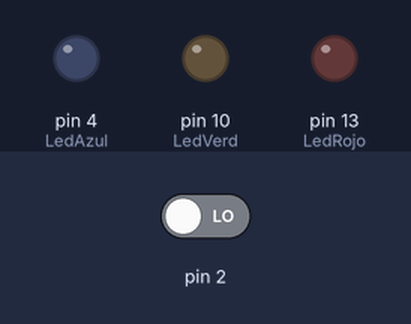
The sketch below on a simulated Arduino Uno, built with avr-gcc and run on an emulated ATmega328P. Shown: output pins drawn as LEDs (lit = HIGH). Inputs (shaded band) come from the test bench; at power-on: pin 2 LOW.

Above: at 1.2 s.
1.3 s: pin 2 driven HIGH
At 1.8 s:
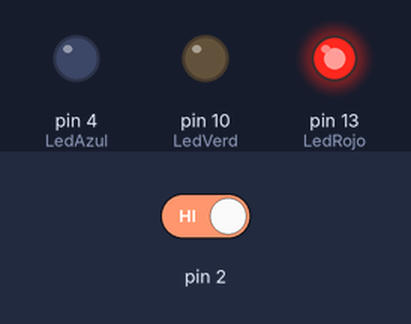
At 6.6 s:
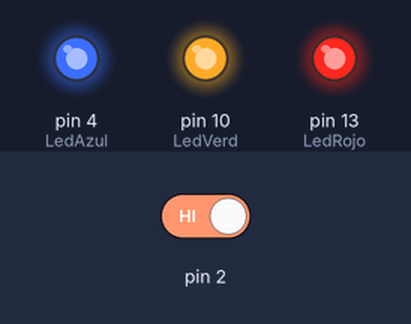
Timing chart, 0 to 10.3 s (numbered marks = the images above; inputs shaded):
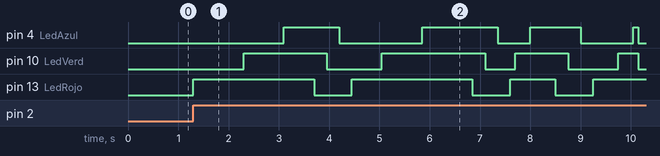

Measured:
- after the input at 1.3 s, pin 4 (LedAzul): LOW → HIGH after 1.8 s, → LOW 1.1 s later, → HIGH 1.7 s later, → LOW 1.5 s later, … (8 changes in this stretch); pin 10 (LedVerd): LOW → HIGH after 1.0 s, → LOW 1.7 s later, → HIGH 1.1 s later, → LOW 2.1 s later, … (8 changes in this stretch)

The sketch:

act1_13_04_22_spd1.ino
```cpp
// Actividad 1 13/04/22 SPD

int Potenc = 0;
int LedRojo = 13;
int LedVerd = 10;
int LedAzul = 4;

void setup()
{
  pinMode(Potenc, INPUT);
  pinMode(LedRojo, OUTPUT);
  pinMode(LedVerd, OUTPUT);
  pinMode(LedAzul, OUTPUT);
}

void loop()
{
  Potenc = digitalRead(2);

  if (Potenc == 1)
  {
    digitalWrite(LedRojo, 1);
    delay(1000);
    digitalWrite(LedVerd, 1);
    delay(800);
    digitalWrite(LedAzul, 1);
    delay(600);
    digitalWrite(LedRojo, 0);
    delay(250);
    digitalWrite(LedVerd, 0);
    delay(250);
    digitalWrite(LedAzul, 0);
    delay(250);
    digitalWrite(LedRojo, 1);
    delay(600);
    digitalWrite(LedVerd, 1);
    delay(800);
    digitalWrite(LedAzul, 1);
    delay(1000);
    digitalWrite(LedRojo, 0);
    delay(250);
    digitalWrite(LedVerd, 0);
    delay(250);
    digitalWrite(LedAzul, 0);
    delay(250);
    digitalWrite(LedRojo, 1);
    delay(100);
    digitalWrite(LedVerd, 1);
    delay(300);
    digitalWrite(LedAzul, 1);
    delay(500);
    digitalWrite(LedRojo, 0);
    delay(250);
    digitalWrite(LedVerd, 0);
    delay(250);
    digitalWrite(LedAzul, 0);
    delay(250);
    digitalWrite(LedRojo, 1);
    delay(500);
    digitalWrite(LedVerd, 1);
    delay(300);
    digitalWrite(LedAzul, 1);
    delay(100);
  }
  else (Potenc == 0);
  {
    digitalWrite(LedRojo, 0);
    digitalWrite(LedVerd, 0);
    digitalWrite(LedAzul, 0);
  }
}
```
